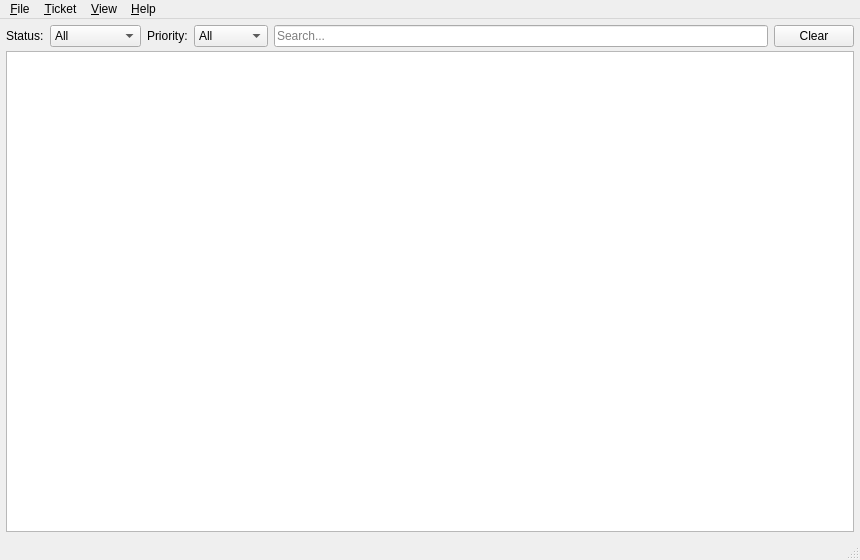
<?xml version="1.0" encoding="UTF-8"?>
<ui version="4.0">
 <class>MainWindow</class>
 <widget class="QMainWindow" name="MainWindow">
  <property name="geometry"><rect><x>0</x><y>0</y><width>860</width><height>560</height></rect></property>
  <property name="windowTitle"><string>Helpdesk</string></property>

  <!-- ── Central widget ── -->
  <widget class="QWidget" name="centralWidget">
   <layout class="QVBoxLayout" name="centralLayout">
    <property name="margin"><number>6</number></property>
    <property name="spacing"><number>4</number></property>

    <!-- Filter bar -->
    <item>
     <layout class="QHBoxLayout" name="filterLayout">
      <property name="spacing"><number>6</number></property>
      <item>
       <widget class="QLabel" name="lblStatusFilter"><property name="text"><string>Status:</string></property></widget>
      </item>
      <item>
       <widget class="QComboBox" name="comboStatusFilter">
        <item><property name="text"><string>All</string></property></item>
        <item><property name="text"><string>Open</string></property></item>
        <item><property name="text"><string>In Progress</string></property></item>
        <item><property name="text"><string>Resolved</string></property></item>
        <item><property name="text"><string>Closed</string></property></item>
       </widget>
      </item>
      <item>
       <widget class="QLabel" name="lblPriorityFilter"><property name="text"><string>Priority:</string></property></widget>
      </item>
      <item>
       <widget class="QComboBox" name="comboPriorityFilter">
        <item><property name="text"><string>All</string></property></item>
        <item><property name="text"><string>Low</string></property></item>
        <item><property name="text"><string>Medium</string></property></item>
        <item><property name="text"><string>High</string></property></item>
        <item><property name="text"><string>Critical</string></property></item>
       </widget>
      </item>
      <item>
       <widget class="QLineEdit" name="editSearch">
        <property name="sizePolicy">
         <sizepolicy hsizetype="Expanding" vsizetype="Fixed"><horstretch>1</horstretch><verstretch>0</verstretch></sizepolicy>
        </property>
        <property name="placeholderText"><string>Search...</string></property>
       </widget>
      </item>
      <item>
       <widget class="QPushButton" name="btnClearFilter">
        <property name="text"><string>Clear</string></property>
        <property name="maximumWidth"><number>60</number></property>
       </widget>
      </item>
     </layout>
    </item>

    <!-- Table -->
    <item>
     <widget class="QTableView" name="tableTickets">
      <property name="sizePolicy">
       <sizepolicy hsizetype="Expanding" vsizetype="Expanding"><horstretch>0</horstretch><verstretch>1</verstretch></sizepolicy>
      </property>
      <property name="selectionBehavior"><enum>QAbstractItemView::SelectRows</enum></property>
      <property name="selectionMode"><enum>QAbstractItemView::SingleSelection</enum></property>
      <property name="alternatingRowColors"><bool>true</bool></property>
      <property name="sortingEnabled"><bool>true</bool></property>
      <property name="editTriggers"><set>QAbstractItemView::NoEditTriggers</set></property>
     </widget>
    </item>

   </layout>
  </widget>

  <!-- ── Menu bar ── -->
  <widget class="QMenuBar" name="menuBar">
   <property name="geometry"><rect><x>0</x><y>0</y><width>860</width><height>22</height></rect></property>
   <widget class="QMenu" name="menuFile">
    <property name="title"><string>&amp;File</string></property>
    <addaction name="actionExit"/>
   </widget>
   <widget class="QMenu" name="menuTicket">
    <property name="title"><string>&amp;Ticket</string></property>
    <addaction name="actionNew"/>
    <addaction name="actionView"/>
    <addaction name="actionEdit"/>
    <addaction name="separator0"/>
    <addaction name="actionDelete"/>
   </widget>
   <widget class="QMenu" name="menuView">
    <property name="title"><string>&amp;View</string></property>
    <addaction name="actionRefresh"/>
   </widget>
   <widget class="QMenu" name="menuHelp">
    <property name="title"><string>&amp;Help</string></property>
    <addaction name="actionAbout"/>
   </widget>
   <addaction name="menuFile"/>
   <addaction name="menuTicket"/>
   <addaction name="menuView"/>
   <addaction name="menuHelp"/>
  </widget>

  <!-- ── Status bar ── -->
  <widget class="QStatusBar" name="statusBar"/>

  <!-- ── Actions ── -->
  <action name="actionNew">
   <property name="text"><string>&amp;New</string></property>
   <property name="toolTip"><string>Create a new ticket</string></property>
   <property name="shortcut"><string>Ctrl+N</string></property>
  </action>
  <action name="actionView">
   <property name="text"><string>&amp;View</string></property>
   <property name="toolTip"><string>View selected ticket</string></property>
   <property name="shortcut"><string>Ctrl+Return</string></property>
   <property name="enabled"><bool>false</bool></property>
  </action>
  <action name="actionEdit">
   <property name="text"><string>&amp;Edit</string></property>
   <property name="toolTip"><string>Edit selected ticket</string></property>
   <property name="shortcut"><string>Ctrl+E</string></property>
   <property name="enabled"><bool>false</bool></property>
  </action>
  <action name="actionDelete">
   <property name="text"><string>&amp;Delete</string></property>
   <property name="toolTip"><string>Delete selected ticket</string></property>
   <property name="shortcut"><string>Delete</string></property>
   <property name="enabled"><bool>false</bool></property>
  </action>
  <action name="actionRefresh">
   <property name="text"><string>&amp;Refresh</string></property>
   <property name="toolTip"><string>Refresh list</string></property>
   <property name="shortcut"><string>F5</string></property>
  </action>
  <action name="actionExit">
   <property name="text"><string>E&amp;xit</string></property>
   <property name="shortcut"><string>Ctrl+Q</string></property>
  </action>
  <action name="actionAbout">
   <property name="text"><string>&amp;About Helpdesk</string></property>
  </action>
  <action name="separator0">
   <property name="separator"><bool>true</bool></property>
  </action>

 </widget>
 <resources/>
 <connections/>
</ui>
